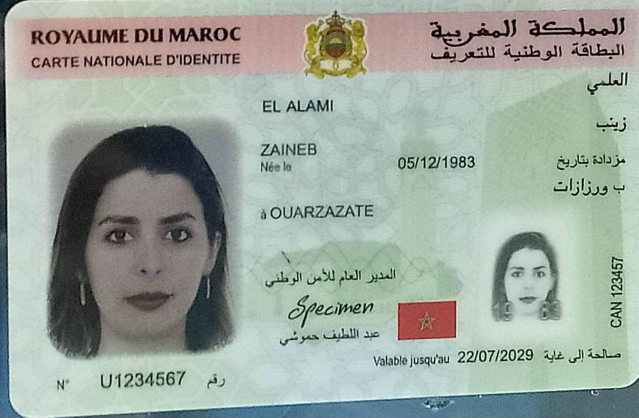
#> input picture backend/uploads/01b8f97e-fd42-442c-a8f8-7261e01cb839/01b8f97e-fd42-442c-a8f8-7261e01cb839_928f85b3-63ea-48c6-a03e-ab887a3cb1e7.jpeg, 1277 x 835 px (shown at 1/2 size)
$ python -i ocr.py   (imports and definitions only)
#> lines starting #> are read from the running program, lines starting #| are printed output that depends on the picture; after the words box and inside, x2 and y2 are one past the last pixel; in counts of white or black regions, pixels touching at a corner belong together
#> further down, picture is the input picture: PIL image 1277x835 RGB; mean R, G, B 155.9, 166.2, 157.2
import pytesseract
from PIL import Image, ImageEnhance, ImageFilter, ImageOps
import re
from datetime import datetime
import logging
import numpy as np
import cv2

# Set up logging
# [1 line not run here, left out]
logger = logging.getLogger(__name__)

# [160 lines left out: functions process_id_document, calculate_text_quality_score, simple_preprocessing, high_contrast_preprocessing, binary_preprocessing, not called in this run]

def enhance_image_for_ocr(image):
    """
    Enhance image quality for better OCR results with a simplified and robust pipeline.
    """
    if image.mode not in ('RGB', 'L'):
        image = image.convert('RGB')

    gray_image = image.convert('L')
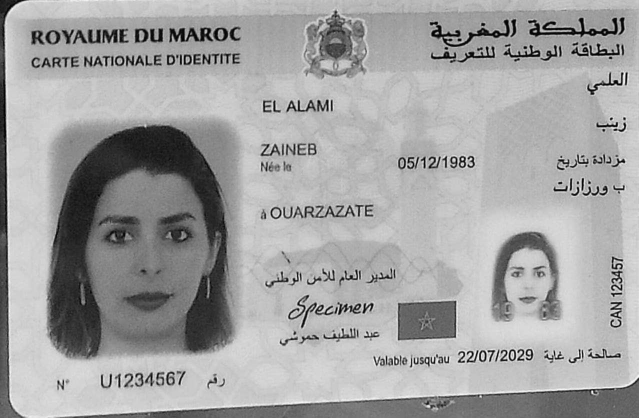
#> gray_image: PIL image 1277x835 L (shown at 1/2 size); min 0, max 253, mean 162.1
    img_array = np.array(gray_image)

    denoised_array = cv2.bilateralFilter(img_array, 9, 75, 75)

    binary_array = cv2.adaptiveThreshold(
        denoised_array, 255,
        cv2.ADAPTIVE_THRESH_GAUSSIAN_C,
        cv2.THRESH_BINARY, 11, 2
    )
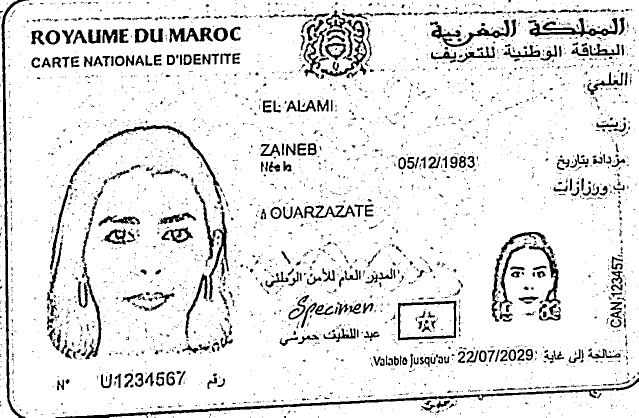
#> binary_array: shape (835, 1277) (shown at 1/2 size); 90.4% white; 3435 black regions (2941 under 20 px), largest, box (x1, y1, x2, y2) and area: (111, 756, 1277, 835) 5848, (3, 0, 58, 835) 4546, (139, 250, 447, 421) 2702

    enhanced_image = Image.fromarray(binary_array, mode='L')
    return enhanced_image.convert('RGB')

# [139 lines left out: functions extract_info_from_text, validate_extracted_data, cross_validate_fields, not called in this run]

>>> from PIL import Image
>>> picture = Image.open('../../uploads/01b8f97e-fd42-442c-a8f8-7261e01cb839/01b8f97e-fd42-442c-a8f8-7261e01cb839_928f85b3-63ea-48c6-a03e-ab887a3cb1e7.jpeg')
>>> result = enhance_image_for_ocr(picture)
